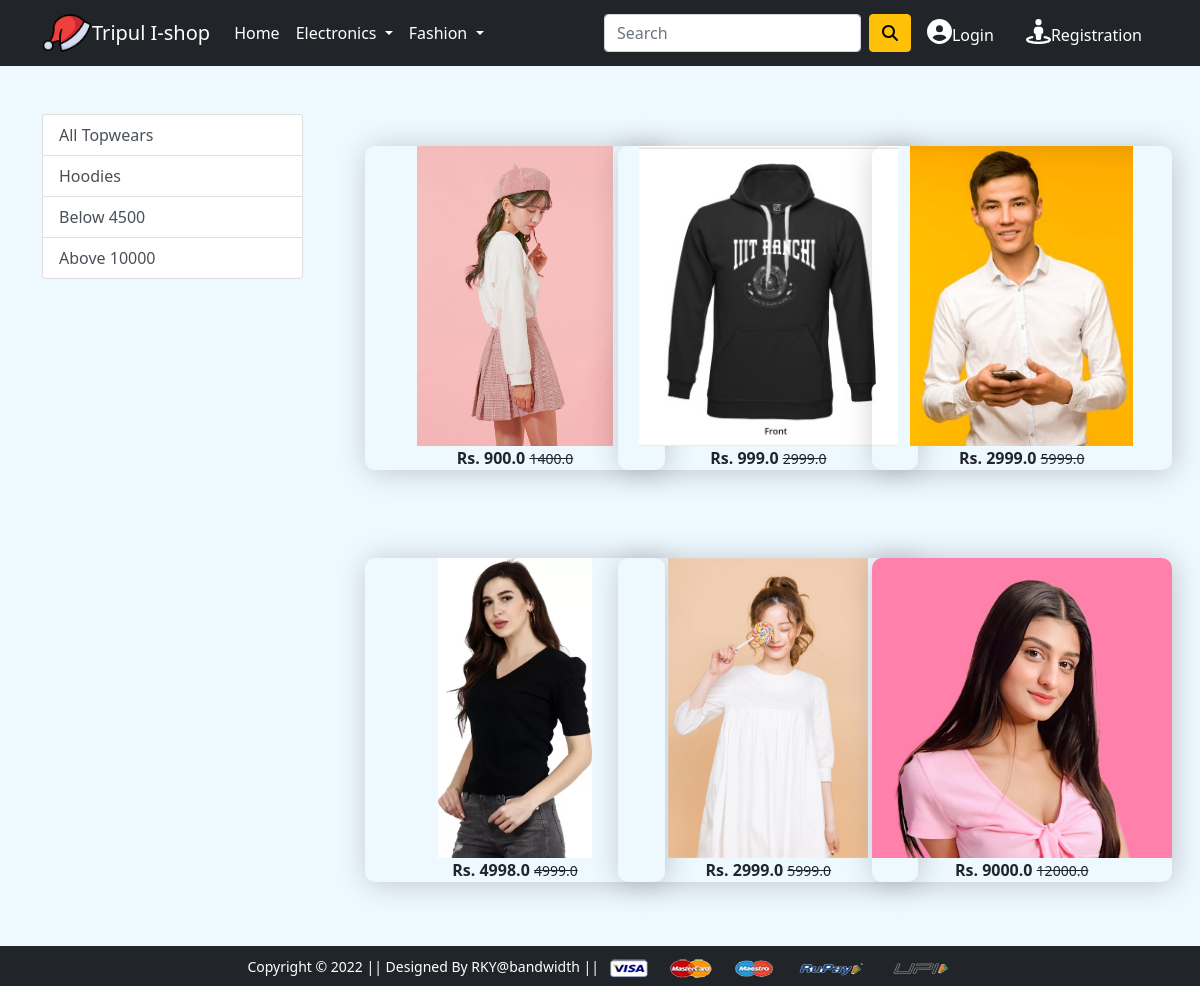
Page /topwear/ on the earlier database version.
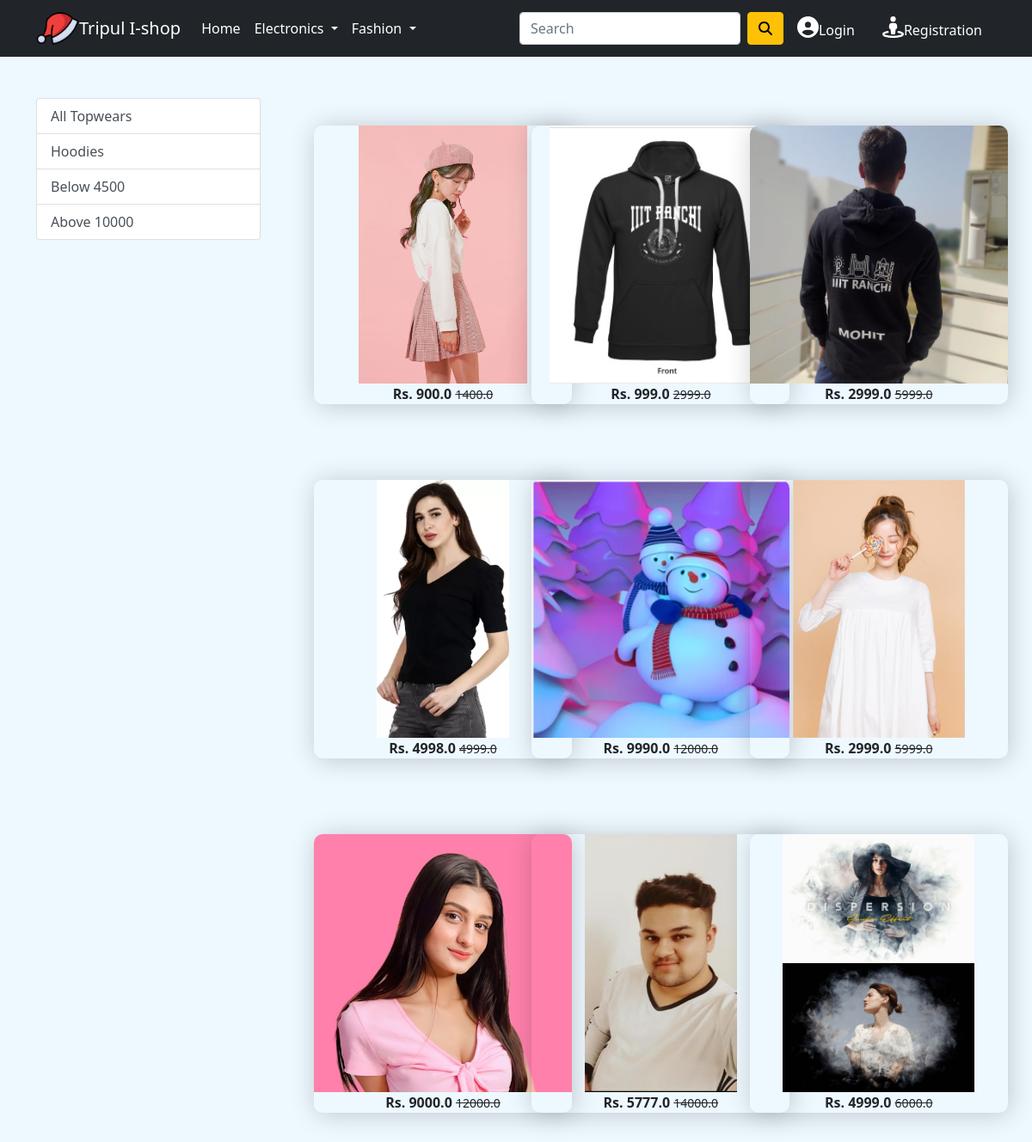
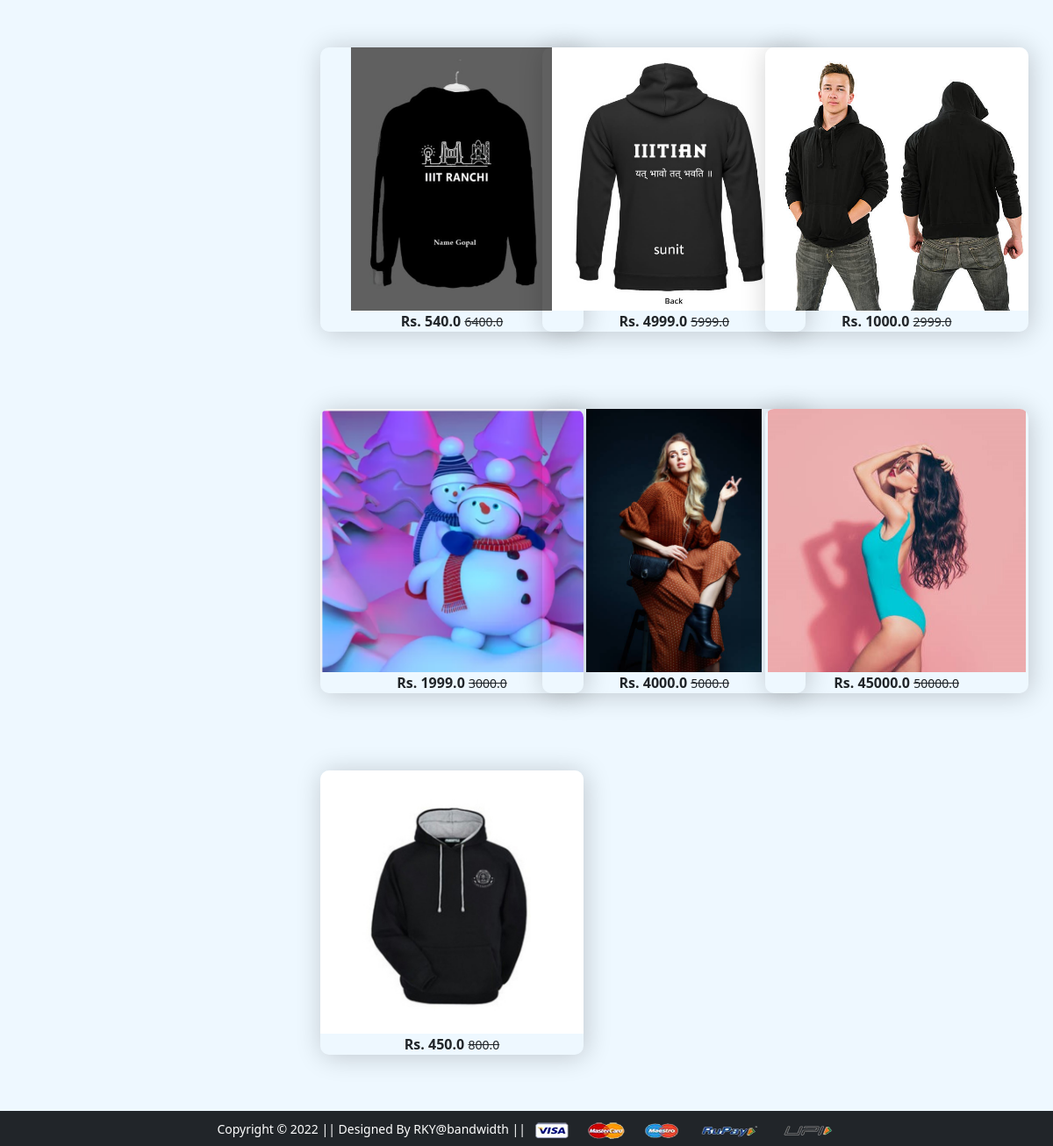
Same page on the later database version (2 pictures, top to bottom).
### app/models.py (models this page shows, shortened)
class Product(models.Model):
    title=models.CharField(max_length=100)
    selling_price=models.FloatField()
    discounted_price=models.FloatField()
    description=models.TextField()
    brand=models.CharField(max_length=100)
    category=models.CharField(choices=CATEGORY_CHOICES,max_length=100)
    product_image =models.ImageField(upload_to='producting')

### app/views.py (the view)
# urls.py: path('topwear/', views.topwear, name='topwear'),
def topwear(request,data=None):
    if data==None:
        topwears=Product.objects.filter(category='TW')
    elif data=='Hoodies':
        topwears=Product.objects.filter(category='TW').filter(brand=data)
    elif data=='below' :
        topwears=Product.objects.filter(category='TW').filter(discounted_price__lt=4500.00)
    elif data=='above':
        topwears=Product.objects.filter(category='TW').filter(discounted_price__gt=10000.00)
    return render(request, 'app/topwear.html',{'topwears':topwears})

### app/templates/app/topwear.html (shortened to what this page needs)
{% extends 'app/base.html' %}
{% load static %}
{% block main-content %}
<div class="container my-5">
 <div class="row">
  <div class="col-sm-3">
    <div class="list-group mb-5">
        <a href="{% url 'topwear' %}" class="list-group-item
        list-group-item-action" aria-current="true">All Topwears</a>
        <a href="{% url 'topweardata' 'Hoodies' %}" class="list-group-item
        list-group-item-action" aria-current="true">Hoodies</a>
        <a href="{% url 'topweardata' 'below' %}" class="list-group-item
        list-group-item-action" aria-current="true">Below 4500</a>
        <a href="{% url 'topweardata' 'above' %}" class="list-group-item
        list-group-item-action" aria-current="true">Above 10000</a>
    </div>
  </div>
  <div class="col-sm-8 ">
    <div class="row">
     {% for product in topwears%}
        <div class="col-sm-4 text-center mb-4">
            <a href="{% url 'product-detail' product.id %}"
            class="btn">
             <div class="box">
                <img src="{{product.product_image.url}} " alt=""
                height="300" class="">
                <div class="fw-bold">Rs. {{product.discounted_price}}
                <small class="fw-light text-decoration-line-through">{{product.selling_price}}</small></div>
                </div>
            </a>
        </div>{%endfor%}
    </div>
 </div>
{% endblock main-content %}

Differences in the rows shown:
changed Product (number 3 of 16 on the later page): product_image: a different picture
now on this page (row edited): Product: product_image (picture), discounted_price "9990.0", selling_price "12000.0"
added Product: product_image (picture), discounted_price "5777.0", selling_price "14000.0"
added Product: product_image (picture), discounted_price "4999.0", selling_price "6000.0"
added Product: product_image (picture), discounted_price "540.0", selling_price "6400.0"
added Product: product_image (picture), discounted_price "4999.0", selling_price "5999.0"
added Product: product_image (picture), discounted_price "1000.0", selling_price "2999.0"
added Product: product_image (picture), discounted_price "1999.0", selling_price "3000.0"
added Product: product_image (picture), discounted_price "4000.0", selling_price "5000.0"
added Product: product_image (picture), discounted_price "45000.0", selling_price "50000.0"
added Product: product_image (picture), discounted_price "450.0", selling_price "800.0"
